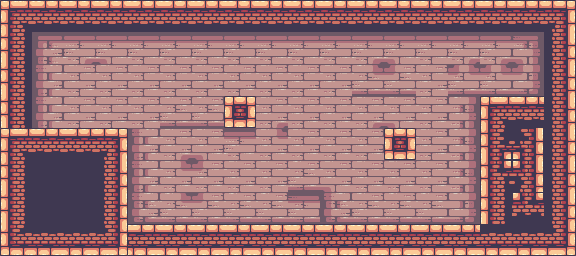

Tiled map render using the project's own tile images. Description and the whole map definition, tile-layer contents included, below:
An orthogonal 18x8 tile map with 32x32 px tiles, 1 tile layer (Tile Layer 1).

<map version="1.10" tiledversion="1.10.2" orientation="orthogonal" renderorder="right-down" width="18" height="8" tilewidth="32" tileheight="32" infinite="0" nextlayerid="2" nextobjectid="1">
 <tileset firstgid="1" source="DungeonSet.tsx" />
 <layer id="1" name="Tile Layer 1" width="18" height="8">
  <data encoding="csv">
21,22,22,22,22,22,22,22,22,22,22,22,22,22,22,22,22,23,
40,135,198,199,136,136,136,136,136,136,136,198,199,136,198,198,208,42,
40,154,155,155,155,155,155,155,155,155,155,217,218,155,224,224,227,42,
40,154,155,155,155,174,174,101,141,155,155,141,142,155,156,21,22,42,
21,22,22,23,154,141,142,136,160,155,155,155,101,155,156,87,88,42,
40,41,41,42,154,160,161,155,155,174,142,155,155,155,156,106,107,42,
40,41,41,42,173,217,218,174,174,212,173,174,174,174,175,40,31,42,
59,60,60,61,98,98,98,98,98,98,98,98,98,98,98,60,60,61
</data>
 </layer>
</map>
